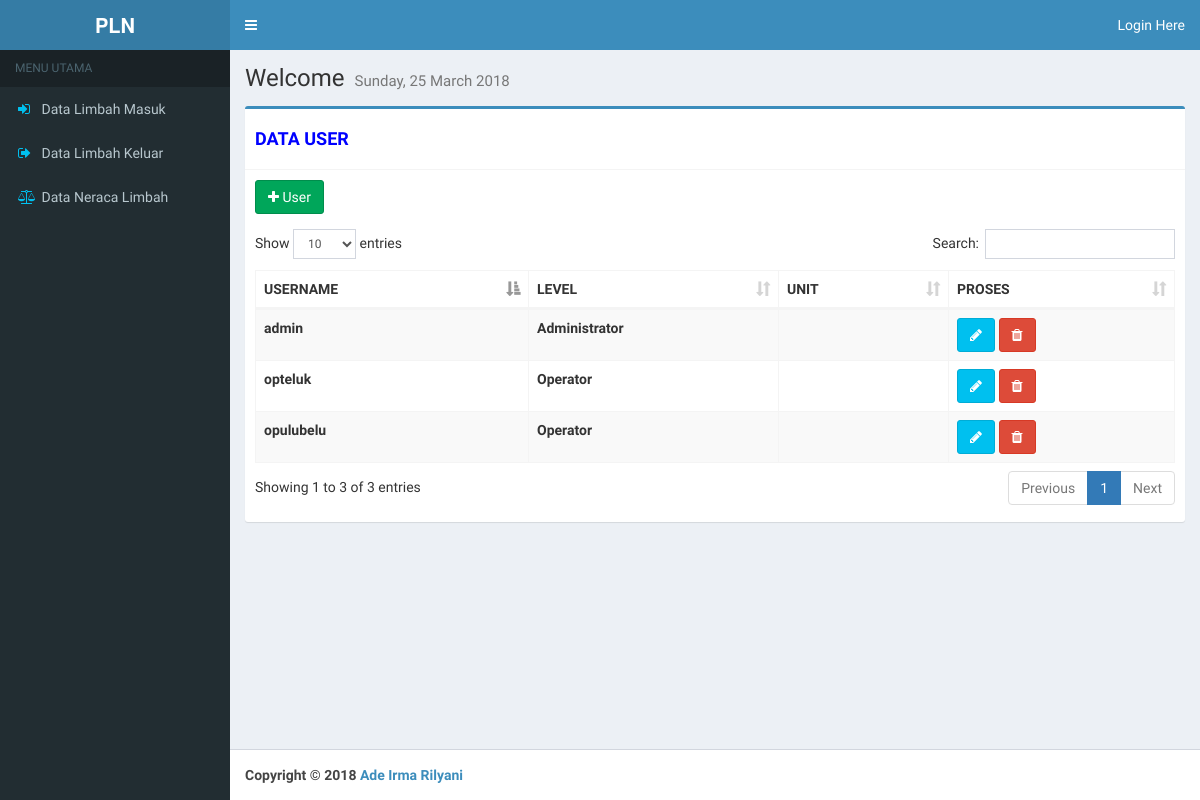
The app's page /index.php/user with its own data.
### tables this page shows
CREATE TABLE `user` (
  `id` int(11) NOT NULL,
  `username` varchar(255) NOT NULL,
  `password` varchar(255) NOT NULL,
  `nama` varchar(255) NOT NULL,
  `level` int(11) NOT NULL,
  `id_unit` int(11) DEFAULT NULL
);

### application/controllers/User.php (called while the page is built, shortened)
<?php
class User extends CI_Controller {
	function __construct(){
		$this->load->model('m_user');
	}
	function index() {
		$data['isi'] = "user/index";
		$data['data']['user'] = $this->m_user->ambil_user();
		$this->load->view("template/template", $data);
	}
}

### index.php (called while the page is built, shortened)
<?php
require_once BASEPATH.'core/CodeIgniter.php';

### application/models/M_user.php (called while the page is built, shortened)
<?php
class M_user extends CI_Model{
	function ambil_user(){
		$sql = "SELECT *
				FROM user";
		$query = $this->db->query($sql, array());
		$row = $query->result();
		return $row;
	}
}
?>

### application/views/user/index.php (the view, shortened to what this page needs)
<div class="box box-primary">
  <div class="box-header with-border">
    <h4><strong><font color=blue>DATA USER</font></strong></h4>
  </div>
    <div class="box-body">
    <div class="form-group">
      <a href='<?php echo base_url("user/tambah"); ?>'><button class="btn btn-success"><i class="fa fa-plus"></i> User</button></a>
    </div>
    <table id="lookup" class="table table-striped table-bordered table-hover" cellspacing="0" width="100%">
      <thead>
        <tr>
                    <th>USERNAME</th>
                    <th>LEVEL</th>
                    <th>UNIT</th>
                    <th>PROSES</th>
        </tr>
      </thead>
      <tbody>
        <?php
        foreach ($data['user'] as $item) {
          $unit = $this->m_user->ambil_unit_dari_id_user($item->id) == null ? null : $this->m_user->ambil_unit_dari_id_user($item->id)->nama;
          switch ($item->level) {
            case 1:
             $level = "Administrator";
              break;
            case 2:
             $level = "Operator";
              break;
          }
          ?>
          <tr>
            <th><?php echo $item->username; ?></th>
            <th><?php echo $level; ?></th>
            <th><?php echo $unit; ?></th>
              <th>
                <a class="btn btn-info" href="<?php echo base_url('user/ubah/'.$item->id) ?>"><i class="fa fa-pencil"></i> </a>
                <a class="btn btn-danger" onclick="hapus('<?php echo $item->id; ?>')"><i class="fa fa-trash"></i> </a>
              </th>
          </tr>
          <?php
        }
        ?>
      </tbody>
    </table>
  </div>
</div>

### records on screen
user: username "opulubelu", level "Operator"
user: username "opteluk", level "Operator"
user: username "admin", level "Administrator"
